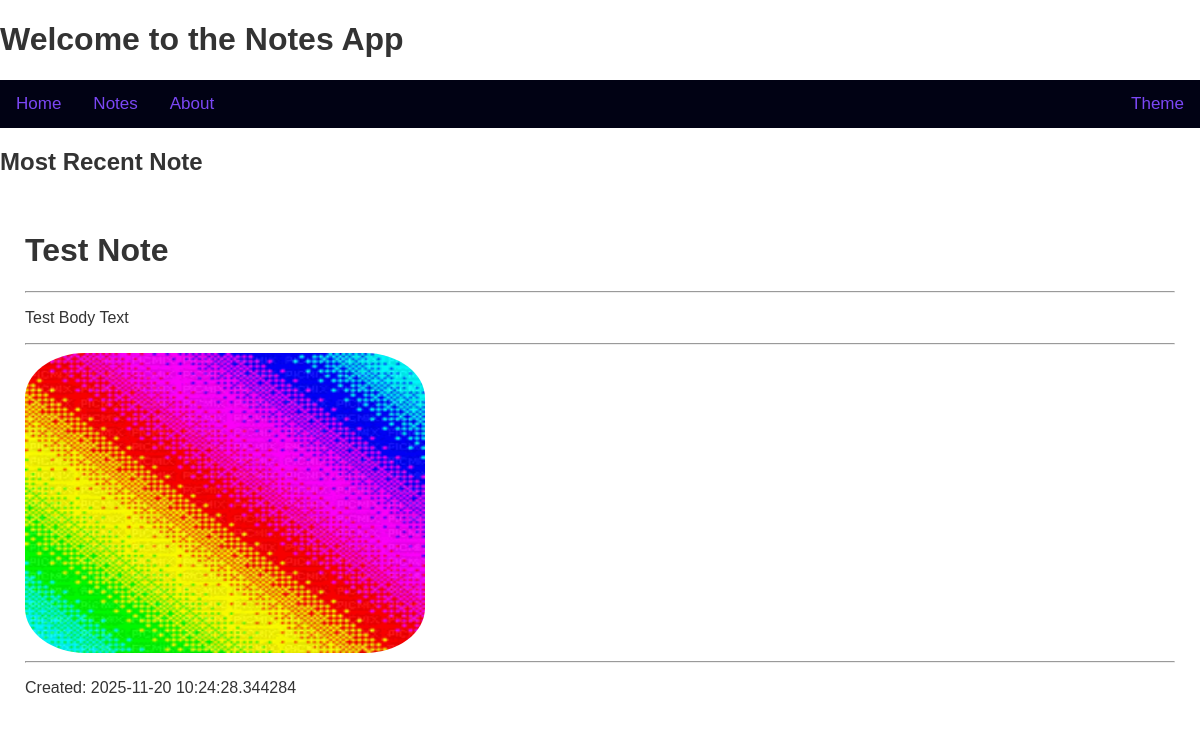
Before: / with the older database file.
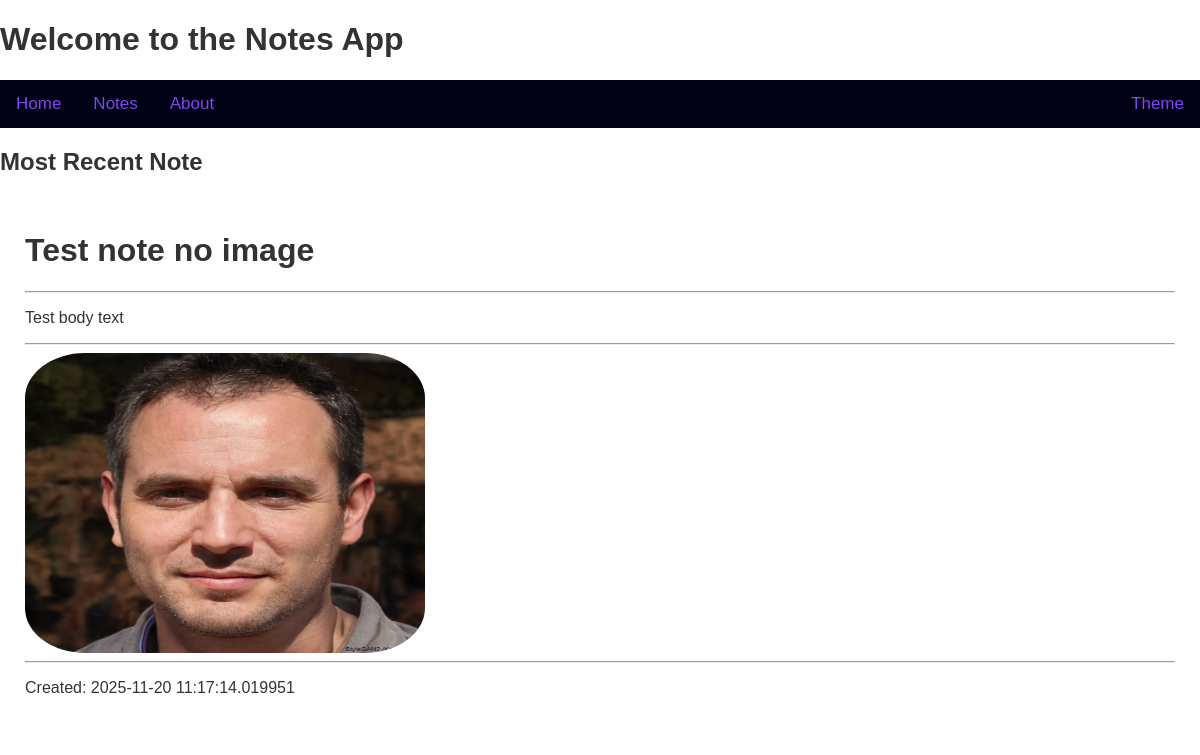
After: the same page with the newer database file.
### tables this page shows
CREATE TABLE notes (
                        id INTEGER PRIMARY KEY AUTOINCREMENT,
                        title TEXT NOT NULL,
                        bodytext TEXT NOT NULL,
                        date DATETIME NOT NULL
                        , avatar TEXT);

### app.py (the view)
@app.route('/')
def home():
    with sqlite3.connect(DATABASE) as conn:
        recent_note = conn.execute('SELECT * FROM notes ORDER BY date DESC LIMIT 1').fetchone()
    return render_template("home.html", recent_note=recent_note)

### templates/home.html (shortened to what this page needs)
<!DOCTYPE html>
<html lang="en">
<head>
    <link rel="stylesheet" href="{{ url_for('static', filename='styles.css') }}">
</head>
<body>
    <h1>Welcome to the Notes App</h1>
    <div class="topnav">
        <a href="{{ url_for('home') }}">Home</a>
        <a href="{{ url_for('notes') }}">Notes</a>
        <a href="{{ url_for('about') }}">About</a>
        <div class="dropdown">
            <button class="dropbtn">Theme</button>
        </div>
    </div>
    <h2> Most Recent Note</h2>
        {% if recent_note %}
        <div class="container">
            <h1> {{ recent_note[1] }}</h1>
            <hr>
            <p> {{ recent_note[2] }} </p>
            <hr>
            <img src="{{ url_for('static', filename='uploads/' + (recent_note[4] if recent_note[4] else 'default.jpeg')) }}" width="400" height="300" alt="Image" style="vertical-align: middle ; border-radius: 15%;"></img>
            <hr>
            <p>Created: {{ recent_note[3] }}</p>
        </div>
    {% else %}
        <p>No notes have been created yet. go to notes page to add some.</p>
    {% endif %}
</body>
</html>

Changed rows visible on the page:
no longer on this page (row unchanged): notes: title "Test Note", bodytext "Test Body Text", avatar (picture), date "2025-11-20 10:24:28.344284"
added notes: title "Test note no image", bodytext "Test body text", date "2025-11-20 11:17:14.019951"
